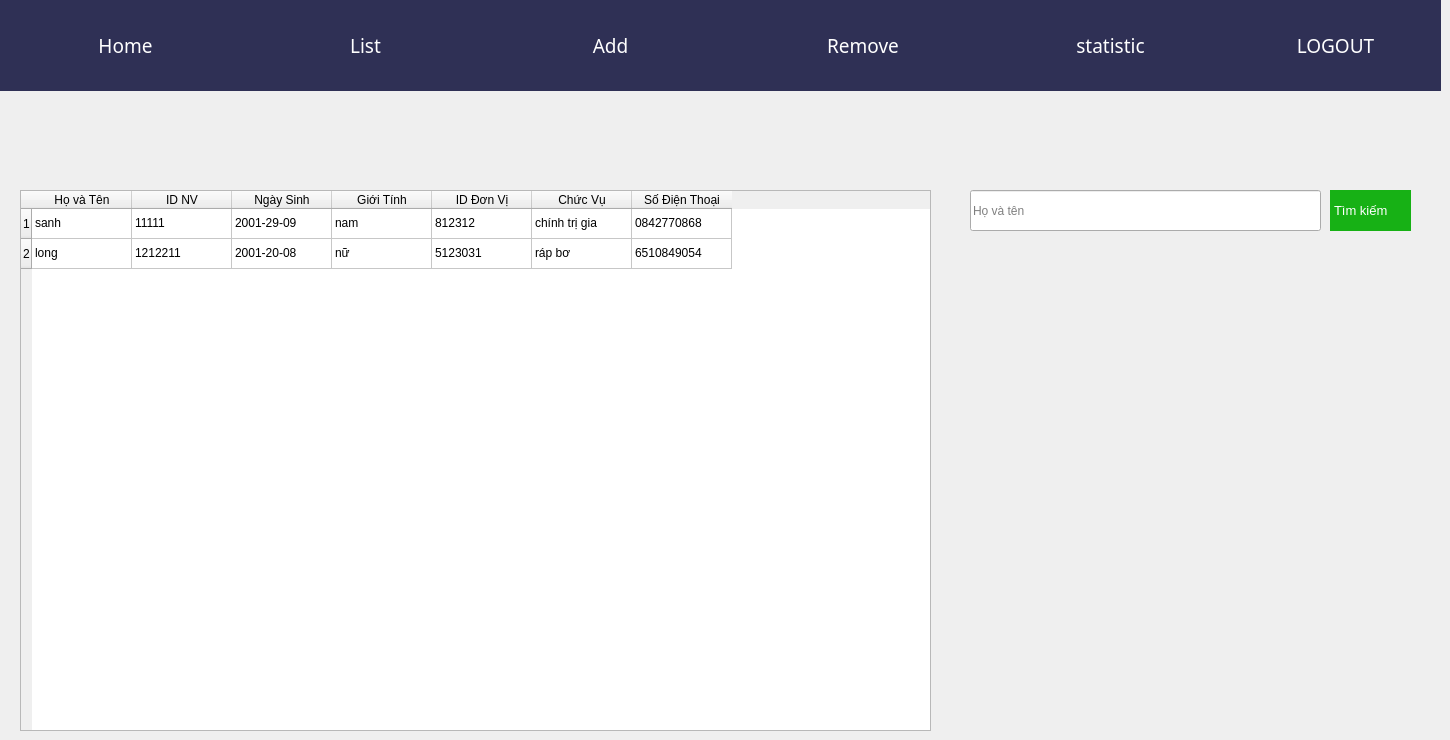
    <widget class="QWidget" name="LIST">
     <widget class="QLabel" name="infor_nv">
      <property name="geometry">
       <rect>
        <x>0</x>
        <y>0</y>
        <width>1441</width>
        <height>91</height>
       </rect>
      </property>
      <property name="styleSheet">
       <string notr="true">background-color: rgb(47, 48, 85);</string>
      </property>
      <property name="text">
       <string/>
      </property>
     </widget>
     <widget class="QPushButton" name="pushButton_l_2">
      <property name="geometry">
       <rect>
        <x>250</x>
        <y>0</y>
        <width>231</width>
        <height>91</height>
       </rect>
      </property>
      <property name="font">
       <font>
        <family>Algerian</family>
        <pointsize>14</pointsize>
       </font>
      </property>
      <property name="styleSheet">
       <string notr="true">QPushButton {
background-color: rgba(0,0,0,0);
background-image: url();
border: none;
color: white;
}
QPushButton:hover{
background-color: #1a1946;
}
</string>
      </property>
      <property name="text">
       <string>List</string>
      </property>
     </widget>
     <widget class="QPushButton" name="pushButton_l_4">
      <property name="geometry">
       <rect>
        <x>740</x>
        <y>0</y>
        <width>251</width>
        <height>91</height>
       </rect>
      </property>
      <property name="font">
       <font>
        <family>Algerian</family>
        <pointsize>14</pointsize>
       </font>
      </property>
      <property name="styleSheet">
       <string notr="true">QPushButton {
background-color: rgba(0,0,0,0);
background-image: url();
border: none;
color: white;
}
QPushButton:hover{
background-color: #1a1946;
}
</string>
      </property>
      <property name="text">
       <string>Remove </string>
      </property>
     </widget>
     <widget class="QPushButton" name="pushButton_l_3">
      <property name="geometry">
       <rect>
        <x>480</x>
        <y>0</y>
        <width>261</width>
        <height>91</height>
       </rect>
      </property>
      <property name="font">
       <font>
        <family>Algerian</family>
        <pointsize>14</pointsize>
       </font>
      </property>
      <property name="styleSheet">
       <string notr="true">QPushButton {
background-color: rgba(0,0,0,0);
background-image: url();
border: none;
color: white;
}
QPushButton:hover{
background-color: #1a1946;
}
</string>
      </property>
      <property name="text">
       <string>Add</string>
      </property>
     </widget>
     <widget class="QPushButton" name="pushButton_l_5">
      <property name="geometry">
       <rect>
        <x>990</x>
        <y>0</y>
        <width>241</width>
        <height>91</height>
       </rect>
      </property>
      <property name="font">
       <font>
        <family>Algerian</family>
        <pointsize>14</pointsize>
       </font>
      </property>
      <property name="styleSheet">
       <string notr="true">QPushButton {
background-color: rgba(0,0,0,0);
background-image: url();
border: none;
color: white;
}
QPushButton:hover{
background-color: #1a1946;
}
</string>
      </property>
      <property name="text">
       <string>statistic</string>
      </property>
     </widget>
     <widget class="QPushButton" name="pushButton_l_1">
      <property name="geometry">
       <rect>
        <x>0</x>
        <y>0</y>
        <width>251</width>
        <height>91</height>
       </rect>
      </property>
      <property name="font">
       <font>
        <family>Algerian</family>
        <pointsize>14</pointsize>
       </font>
      </property>
      <property name="styleSheet">
       <string notr="true">QPushButton {
background-color: rgba(0,0,0,0);
background-image: url();
border: none;
color: white;
}
QPushButton:hover{
background-color: #1a1946;
}
</string>
      </property>
      <property name="text">
       <string>Home</string>
      </property>
     </widget>
     <widget class="QPushButton" name="pushButton_l_6">
      <property name="geometry">
       <rect>
        <x>1230</x>
        <y>0</y>
        <width>211</width>
        <height>91</height>
       </rect>
      </property>
      <property name="font">
       <font>
        <family>Algerian</family>
        <pointsize>14</pointsize>
       </font>
      </property>
      <property name="styleSheet">
       <string notr="true">QPushButton {
background-color: rgba(0,0,0,0);
background-image: url();
border: none;
color: white;
}
QPushButton:hover{
background-color: #1a1946;
}
</string>
      </property>
      <property name="text">
       <string>LOGOUT</string>
      </property>
     </widget>
     <widget class="QTableWidget" name="tableWidget">
      <property name="geometry">
       <rect>
        <x>20</x>
        <y>190</y>
        <width>911</width>
        <height>541</height>
       </rect>
      </property>
      <property name="editTriggers">
       <set>QAbstractItemView::NoEditTriggers</set>
      </property>
      <property name="selectionBehavior">
       <enum>QAbstractItemView::SelectRows</enum>
      </property>
      <row>
       <property name="text">
        <string>1</string>
       </property>
      </row>
      <row>
       <property name="text">
        <string>2</string>
       </property>
      </row>
      <column>
       <property name="text">
        <string>Họ và Tên</string>
       </property>
      </column>
      <column>
       <property name="text">
        <string>ID NV</string>
       </property>
      </column>
      <column>
       <property name="text">
        <string>Ngày Sinh</string>
       </property>
      </column>
      <column>
       <property name="text">
        <string>Giới Tính</string>
       </property>
      </column>
      <column>
       <property name="text">
        <string>ID Đơn Vị</string>
       </property>
      </column>
      <column>
       <property name="text">
        <string>Chức Vụ</string>
       </property>
      </column>
      <column>
       <property name="text">
        <string>Số Điện Thoại</string>
       </property>
      </column>
      <item row="0" column="0">
       <property name="text">
        <string>sanh</string>
       </property>
      </item>
      <item row="0" column="1">
       <property name="text">
        <string>11111</string>
       </property>
      </item>
      <item row="0" column="2">
       <property name="text">
        <string>2001-29-09</string>
       </property>
      </item>
      <item row="0" column="3">
       <property name="text">
        <string>nam</string>
       </property>
      </item>
      <item row="0" column="4">
       <property name="text">
        <string>812312</string>
       </property>
      </item>
      <item row="0" column="5">
       <property name="text">
        <string>chính trị gia</string>
       </property>
      </item>
      <item row="0" column="6">
       <property name="text">
        <string>0842770868</string>
       </property>
      </item>
      <item row="1" column="0">
       <property name="text">
        <string>long</string>
       </property>
      </item>
      <item row="1" column="1">
       <property name="text">
        <string>1212211</string>
       </property>
      </item>
      <item row="1" column="2">
       <property name="text">
        <string>2001-20-08</string>
       </property>
      </item>
      <item row="1" column="3">
       <property name="text">
        <string>nữ</string>
       </property>
      </item>
      <item row="1" column="4">
       <property name="text">
        <string>5123031</string>
       </property>
      </item>
      <item row="1" column="5">
       <property name="text">
        <string>ráp bơ</string>
       </property>
      </item>
      <item row="1" column="6">
       <property name="text">
        <string>6510849054</string>
       </property>
      </item>
     </widget>
     <widget class="QLabel" name="infor">
      <property name="geometry">
       <rect>
        <x>970</x>
        <y>230</y>
        <width>441</width>
        <height>451</height>
       </rect>
      </property>
      <property name="text">
       <string/>
      </property>
     </widget>
     <widget class="QLineEdit" name="user_name_2">
      <property name="geometry">
       <rect>
        <x>970</x>
        <y>190</y>
        <width>351</width>
        <height>41</height>
       </rect>
      </property>
      <property name="styleSheet">
       <string notr="true">border: 1px solid #cccc;
font-size: 16px;
padding: 5px;
color: black;
background-color: white;</string>
      </property>
      <property name="text">
       <string/>
      </property>
      <property name="maxLength">
       <number>40</number>
      </property>
      <property name="placeholderText">
       <string>Họ và tên</string>
      </property>
     </widget>
     <widget class="QLabel" name="label">
      <property name="geometry">
       <rect>
        <x>1330</x>
        <y>190</y>
        <width>81</width>
        <height>41</height>
       </rect>
      </property>
      <property name="font">
       <font>
        <pointsize>10</pointsize>
       </font>
      </property>
      <property name="styleSheet">
       <string notr="true">background-color: rgb(23, 177, 21);
color:white;
padding: 1px;</string>
      </property>
      <property name="text">
       <string>Tìm kiếm</string>
      </property>
     </widget>
    </widget>
